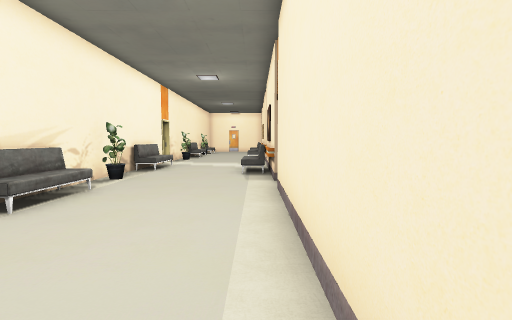
View 1 (above)

12 first-person views from a walk through a scene from a Unity 3-D project. The camera is 1.3 m above the floor, tilts 4° down and sees 85° across. The floor is counted in squares, 1 m on a side. Each view is taken from the middle of a square. On the plan, view 1 faces up. The plan holds only what a view shows up to about 13 squares ahead; the rest is blank. The place goes on beyond the plan. The player character is not drawn. Door leaves are left out, so doorways stand open. Some surface patterns are stand-ins.

View 2
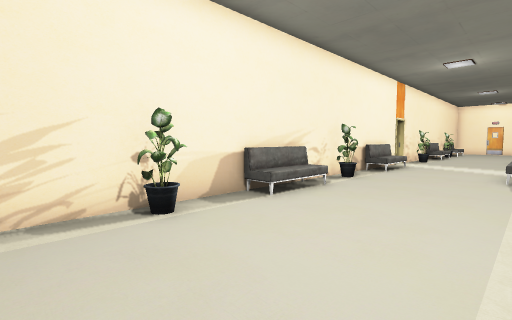

View 3
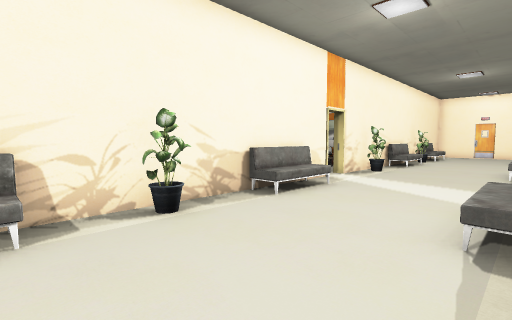

View 4
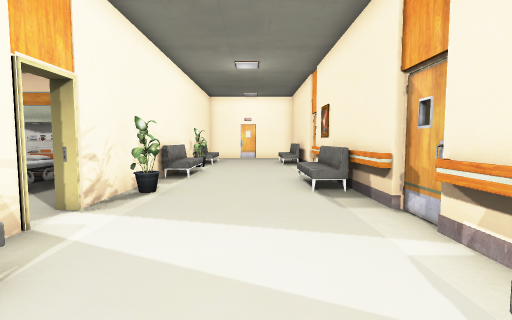

View 5
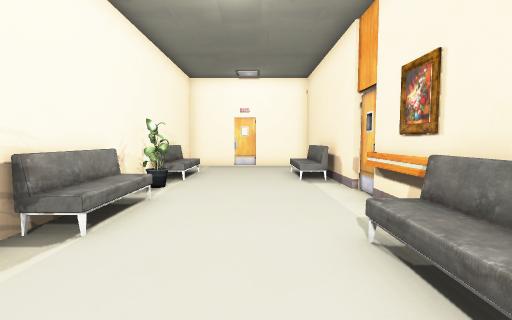

View 6
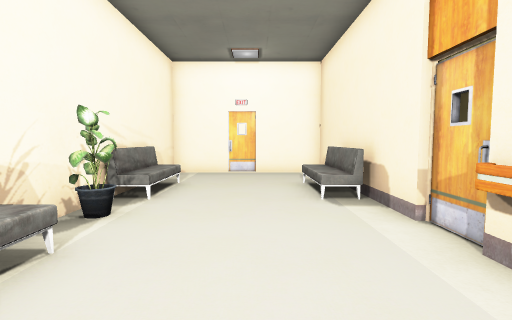

View 7
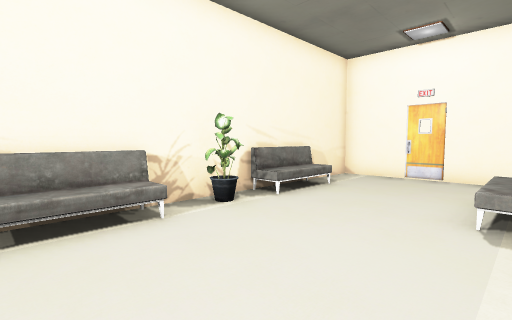

View 8
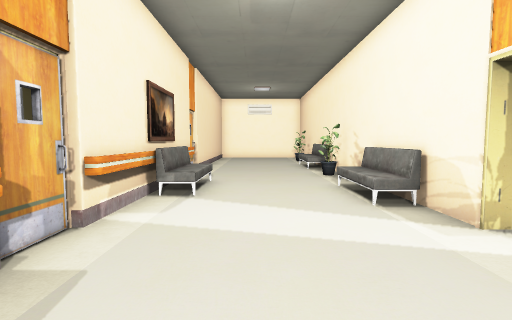

View 9
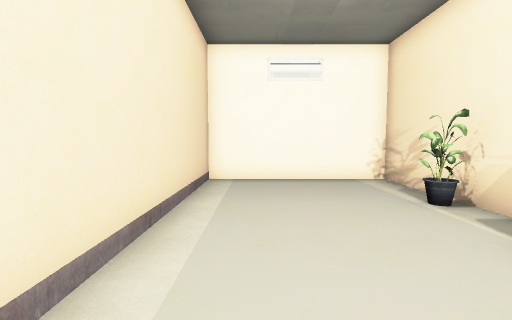

View 10
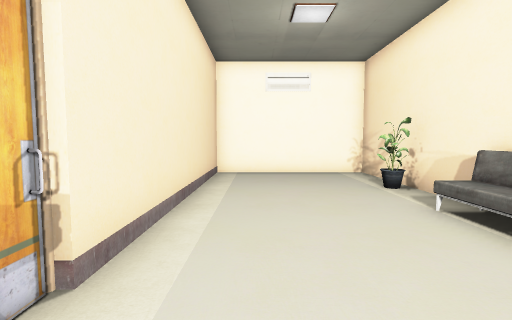

View 11
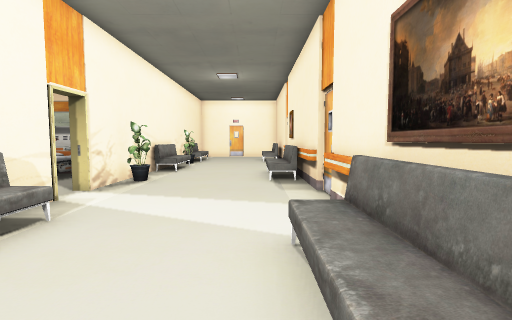

View 12
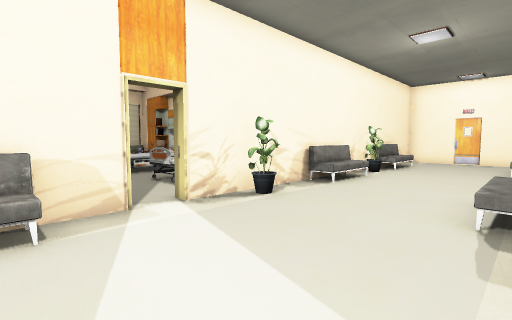

### Floor plan
Points are (right, up) in squares from view 1. A wall is a line through its corners. A room is listed if a view was taken in it or the views show most of it. See-through windows are left out.
Room 1 (views 1, 2, 3, 4, 5, 6, 7, 8, 9, 10, 11, 12)
walls: (0.4, 15.7) (0.6, 15.9); (-5.1, 14.6) (-5.1, 12); (-5.2, 14.5) (-4.5, 14.5); (-5.3, 16) (-5.3, -1.4) (0.6, -1.4) (0.6, 8.4); (1.2, 17.1) (0.4, 17.1); (0.2, 19) (0.2, 21.6); (-4.4, 19) (-5, 19); (0.4, 19) (-0.5, 19); (-4.3, 19.2) (-4.6, 18.8); (-4.5, 19.1) (-5, 19.2); (-4.6, 19.3) (-4.7, 18.8) (-5, 18.7); (-4.5, 9.7) (-5, 9.4); (-4.6, 9.7) (-4.4, 9.1); (-4.6, 9.7) (-4.9, 9.3); (-4.7, 9.7) (-4.9, 9.2); (-4.5, 9.6) (-4.6, 9.1); (-4.5, 9.5) (-4.7, 9.5) (-4.7, 9.2); (-4.9, 9.5) (-5.1, 9.2); (0.6, 9) (0.6, 24.1); (-4.5, 21.7) (-5.2, 21.7); (-5.1, 7.4) (-5.1, 4.8); (0.6, 24.2) (0.6, 32.4) (-5.3, 32.4) (-5.3, 17.1); (-5.1, 24.3) (-5.1, 21.6); (-4.5, 25.6) (-5, 25.5); (-4.5, 25.7) (-4.6, 25.6); (-4.5, 25.8) (-4.8, 25.9); (-4.5, 25.8) (-4.6, 25.6); (-4.5, 25.9) (-4.7, 25.8); (-4.5, 26) (-4.5, 25.8) (-4.9, 25.7) (-4.9, 25.6); (-4.7, 26) (-5, 25.5); (-4.8, 26.1) (-4.9, 25.6); (-4.8, 26.1) (-5.1, 25.6); (0.2, 27) (0.2, 29.6); (0.4, 27) (-0.5, 27); (-4.8, 2.6) (-4.8, 2.5) (-5.1, 2); (-5, 2.6) (-4.5, 2.3); (-4.8, 2.4) (-4.7, 2.2); (-4.4, 2.2) (-5, 2.1); (-4.5, 2.2) (-4.6, 2.1); (-5.1, 29.6) (-5.1, 27)
low walls: (0.4, 13.2) (0.4, 15.8); (0.4, 17.1) (0.4, 19.4); (0.2, 11) (0.2, 13.5); (0.4, 9.1) (0.4, 10.8); (0.4, 21.8) (0.4, 24)
ways out: opening at (-5, 25); open door at (-5.5, 16.5)

Where each view was taken, in squares from view 1:
view 1: 0 up, 0 right, facing up
view 2: 0 up, 0 right, facing up-left
view 3: 7 up, 0 right, facing up-left
view 4: 12 up, 2 left, facing up
view 5: 18 up, 2 left, facing up
view 6: 21 up, 2 left, facing up
view 7: 22 up, 0 right, facing up-left
view 8: 20 up, 2 left, facing down
view 9: 8 up, 1 left, facing down
view 10: 10 up, 1 left, facing down
view 11: 10 up, 1 left, facing up
view 12: 14 up, 0 right, facing up-left
